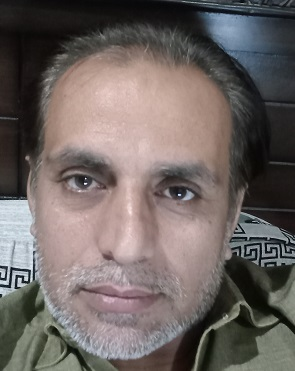
#> input picture Faces/train/Muddasar Khan/IMG20231129190455.jpg, 295 x 371 px
$ python -i testing.py   (imports and definitions only)
#> lines starting #> are read from the running program, lines starting #| are printed output that depends on the picture
#> further down, picture is the input picture: shape (371, 295, 3); mean B, G, R 98.4, 101.2, 109.9
#This line imports the OpenCV library and gives it the alias cv. The cv2 module provides computer vision functionalities, and in this case, it is used for image and video processing.
import cv2 as cv
# This line imports the os module, which provides a way to interact with the operating system, including functions for working with file systems. However, in this code, the os module is not explicitly used.
import os
# This line imports the NumPy library and gives it the alias np. NumPy is a powerful library for numerical operations in Python.
import numpy as np

#This line reads a pre-trained face recognizer model from the YAML file "face_trained.yml". The face recognizer is assumed to have been trained previously and saved to this file using the save method.
# [1 line not run here, left out]

#This line defines a function named do_Recognize that takes an image (img) as input. This function will be used to perform face recognition on the input image.
def do_Recognize(img):
    #This line resizes the input image (img) to a fixed size of 600x600 pixels using the cv.resize function.
    img2 = cv.resize(img, (600,600))
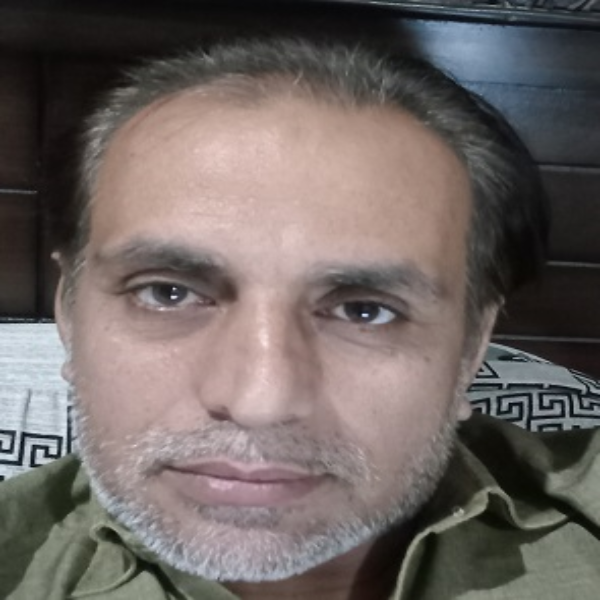
#> img2: shape (600, 600, 3); mean B, G, R 98.3, 101.1, 109.7
    # It converts the resized image to grayscale using the cv.cvtColor function. Grayscale images are often used in face recognition tasks.
    gray = cv.cvtColor(img2, cv.COLOR_BGR2GRAY)
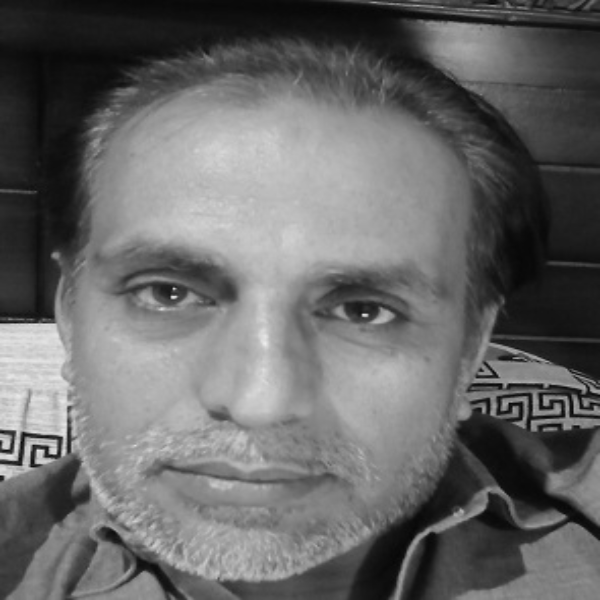
#> gray: shape (600, 600); min 5, max 237, mean 103.4
    #This line creates a Haar Cascade Classifier for detecting frontal faces. The XML file containing the pre-trained classifier is loaded using cv.CascadeClassifier.
    haar_cascade = cv.CascadeClassifier(cv.data.haarcascades + 'haarcascade_frontalface_default.xml')
    # It detects faces in the grayscale image using the Haar Cascade classifier (haar_cascade). Detected faces are represented by rectangles, and their coordinates are stored in the faces_rect variable.
    faces_rect = haar_cascade.detectMultiScale(gray, scaleFactor=1.1, minNeighbors=15)
#> faces_rect = [[49, 133, 438, 438]]
    # This line initiates a loop that iterates over the rectangles representing the detected faces.
    for (x,y,w,h) in faces_rect:
        # It extracts the region of interest (ROI) for each detected face from the grayscale image.
        faces_roi = gray[y:y+h, x:x+h]
        # The face recognizer (face_recognizer) predicts the label and confidence level for the current face ROI using the predict method.
        label, confidence = face_recognizer.predict(faces_roi)

        # It puts text on the original image (img) indicating the recognized person's name (people[label]) and the confidence level.
        cv.putText(img, str(people[label] ) + str(confidence) , (x,y), cv.FONT_HERSHEY_COMPLEX,1.0,(0,0,255), thickness=2)
        # It draws a rectangle around the detected face on the original image to highlight the region of interest.
        cv.rectangle(img, (x,y),(x+w,y+h), (255,0,0),thickness=2)
        # The annotated image is displayed in a window named 'Video' using the cv.imshow function.
        cv.imshow('Video', img)
#> this loop made 1 pass
#> pass 1, in do_Recognize, `faces_roi = gray[y:y+h, x:x+h]`:
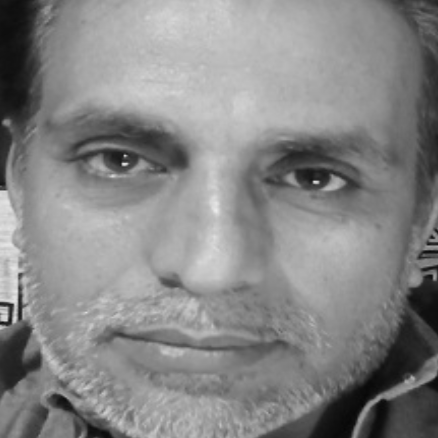
#> faces_roi: shape (438, 438); min 7, max 237, mean 134.3

# This line initializes a video capture object (capture) that captures video from the default camera (camera index 0).
# [14 lines not run here, left out]

>>> import cv2
>>> picture = cv2.imread('Faces/train/Muddasar Khan/IMG20231129190455.jpg')
#> (the run stopped early here; a loop or call above may not have finished)

$ run again, on Faces/train/Muddasar Khan/IMG20231129190505.jpg
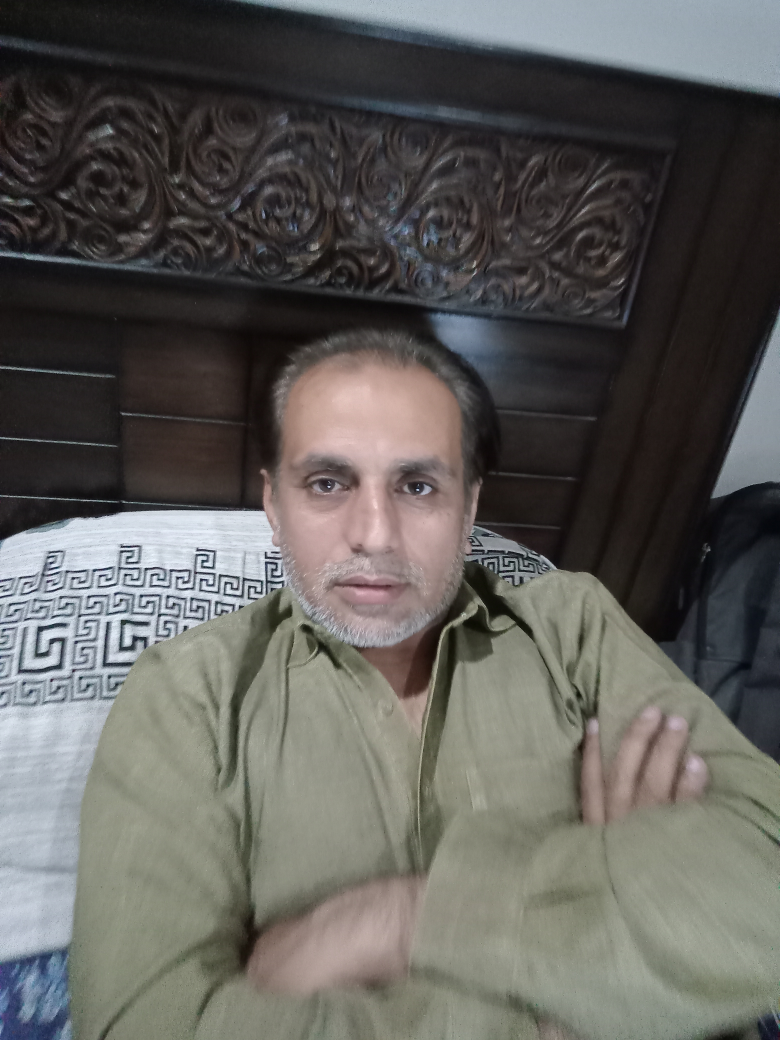
#> input picture Faces/train/Muddasar Khan/IMG20231129190505.jpg, 3120 x 4160 px (shown at 1/4 size)
#> picture is the input picture: shape (4160, 3120, 3); mean B, G, R 90.4, 93.9, 95.4
#> in do_Recognize, `gray = cv.cvtColor(img2, cv.COLOR_BGR2GRAY)`:
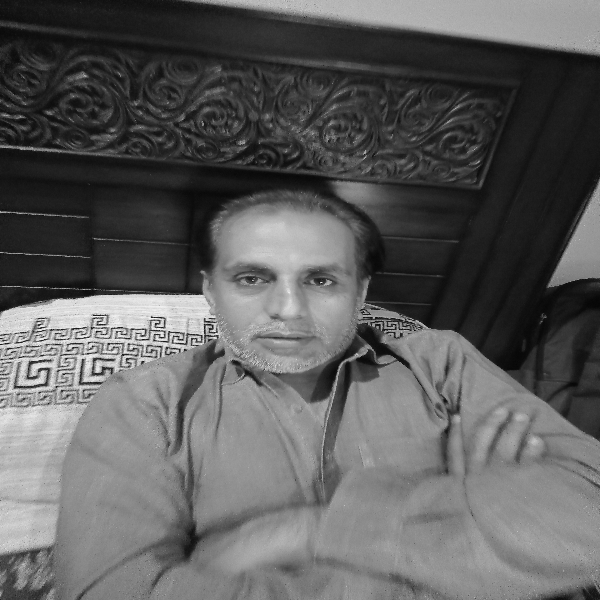
#> gray: shape (600, 600); min 2, max 250, mean 93.8
#> faces_rect = [[199, 211, 180, 180]]
#> the loop in do_Recognize, `for (x,y,w,h) in faces_rect:` made 1 pass
#> pass 1, in do_Recognize, `faces_roi = gray[y:y+h, x:x+h]`:
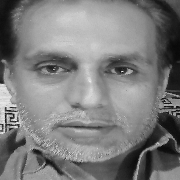
#> faces_roi: shape (180, 180); min 9, max 239, mean 125.3

$ run again, on Faces/train/Muddasar Khan/IMG20231129190507.jpg
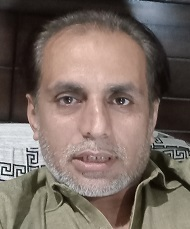
#> input picture Faces/train/Muddasar Khan/IMG20231129190507.jpg, 190 x 229 px
#> picture is the input picture: shape (229, 190, 3); mean B, G, R 98.3, 106, 119.9
#> in do_Recognize, `gray = cv.cvtColor(img2, cv.COLOR_BGR2GRAY)`:
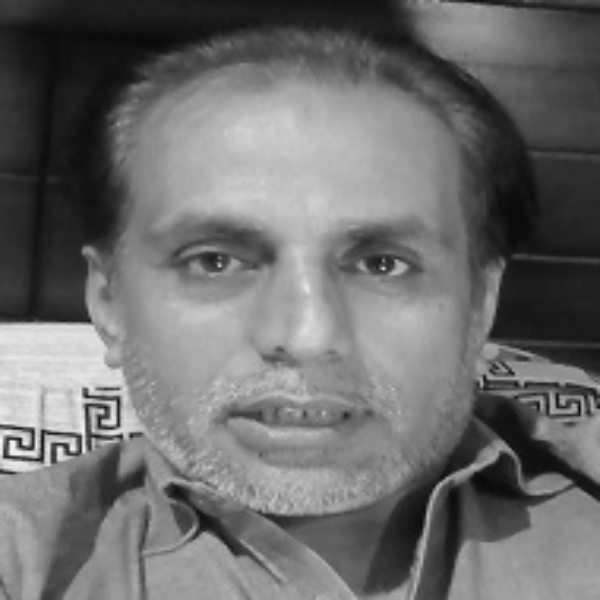
#> gray: shape (600, 600); min 7, max 251, mean 109.2
#> faces_rect = [[83, 89, 439, 439]]
#> the loop in do_Recognize, `for (x,y,w,h) in faces_rect:` made 1 pass
#> pass 1, in do_Recognize, `faces_roi = gray[y:y+h, x:x+h]`:
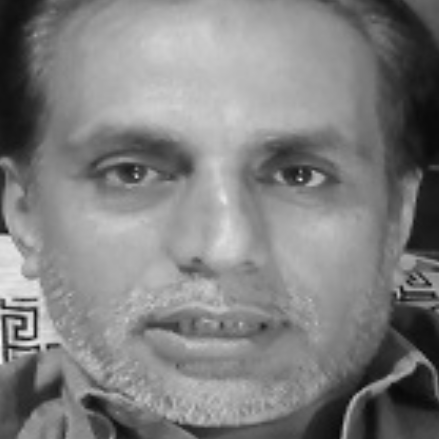
#> faces_roi: shape (439, 439); min 8, max 249, mean 127.9

$ run again, on Faces/train/Muddasar Khan/IMG20231129190512.jpg
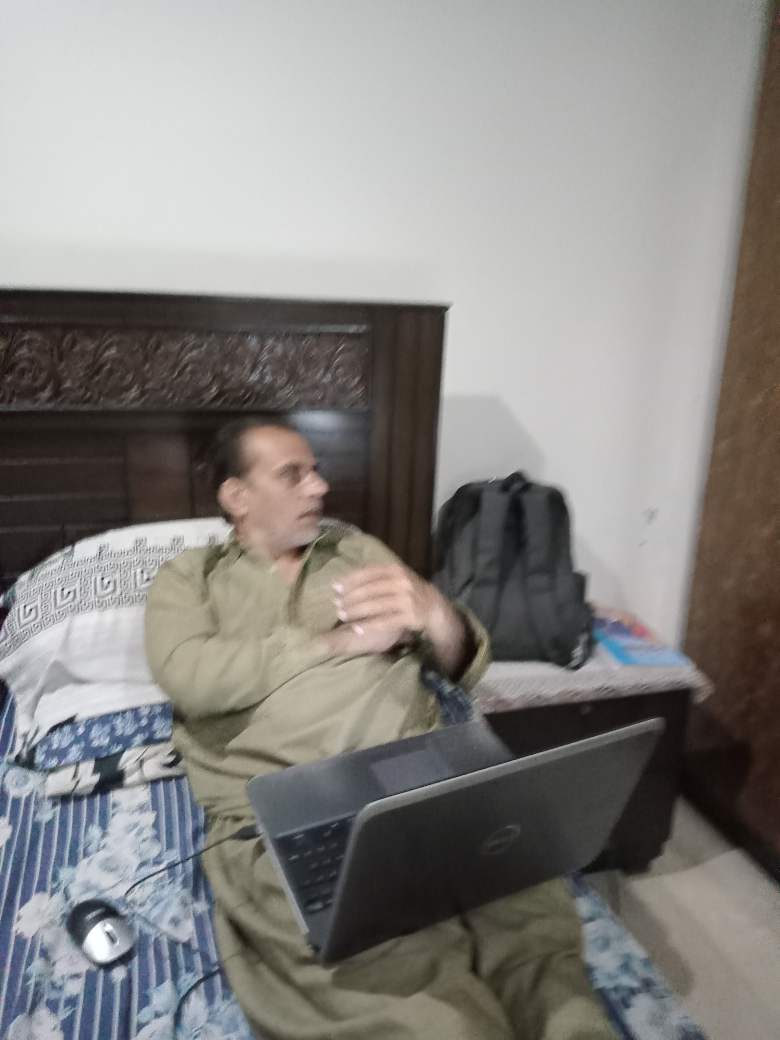
#> input picture Faces/train/Muddasar Khan/IMG20231129190512.jpg, 3120 x 4160 px (shown at 1/4 size)
#> picture is the input picture: shape (4160, 3120, 3); mean B, G, R 129.7, 132.7, 134.7
#> in do_Recognize, `img2 = cv.resize(img, (600,600))`:
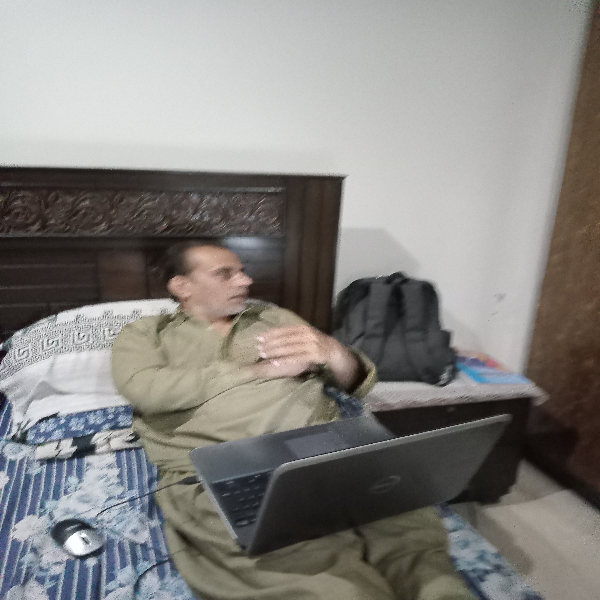
#> img2: shape (600, 600, 3); mean B, G, R 129.6, 132.6, 134.6
#> in do_Recognize, `gray = cv.cvtColor(img2, cv.COLOR_BGR2GRAY)`:
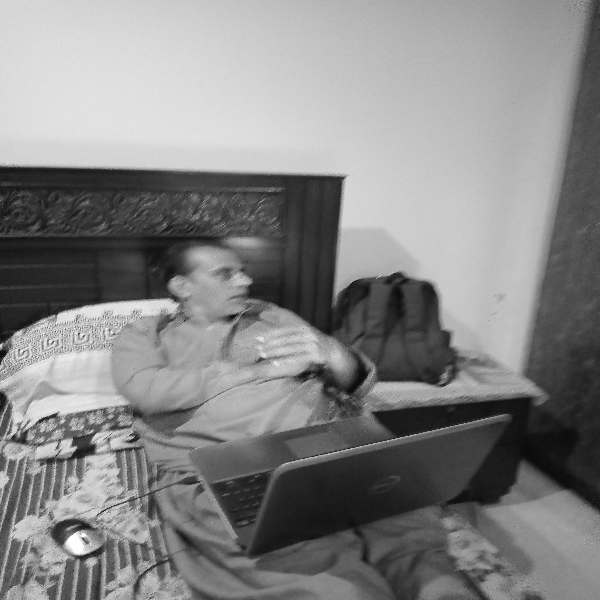
#> gray: shape (600, 600); min 8, max 254, mean 132.9
#> faces_rect = ()
